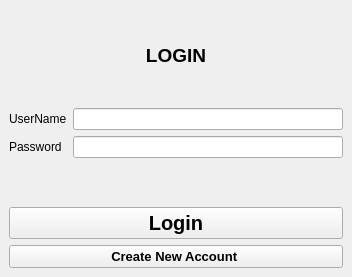
<?xml version="1.0" encoding="UTF-8"?>
<ui version="4.0">
 <class>MainWindow</class>
 <widget class="QMainWindow" name="MainWindow">
  <property name="geometry">
   <rect>
    <x>0</x>
    <y>0</y>
    <width>352</width>
    <height>277</height>
   </rect>
  </property>
  <property name="windowTitle">
   <string>MainWindow</string>
  </property>
  <widget class="QWidget" name="centralwidget">
   <property name="enabled">
    <bool>true</bool>
   </property>
   <layout class="QVBoxLayout" name="verticalLayout_2">
    <item>
     <layout class="QVBoxLayout" name="verticalLayout">
      <item>
       <widget class="QLabel" name="LOGINHeader">
        <property name="font">
         <font>
          <family>Arial</family>
          <pointsize>15</pointsize>
          <weight>75</weight>
          <bold>true</bold>
         </font>
        </property>
        <property name="autoFillBackground">
         <bool>false</bool>
        </property>
        <property name="text">
         <string>&lt;html&gt;&lt;head/&gt;&lt;body&gt;&lt;p align=&quot;center&quot;&gt;&lt;span style=&quot; font-size:14pt;&quot;&gt;LOGIN&lt;/span&gt;&lt;/p&gt;&lt;/body&gt;&lt;/html&gt;</string>
        </property>
       </widget>
      </item>
      <item>
       <layout class="QFormLayout" name="inputForm">
        <item row="0" column="0">
         <widget class="QLabel" name="usernameLabel">
          <property name="text">
           <string>UserName</string>
          </property>
         </widget>
        </item>
        <item row="0" column="1">
         <widget class="QLineEdit" name="usernameInput"/>
        </item>
        <item row="1" column="0">
         <widget class="QLabel" name="passwordLabel">
          <property name="text">
           <string>Password</string>
          </property>
         </widget>
        </item>
        <item row="1" column="1">
         <widget class="QLineEdit" name="passwordInput"/>
        </item>
       </layout>
      </item>
      <item>
       <widget class="QPushButton" name="LoginButton">
        <property name="font">
         <font>
          <family>Segoe UI</family>
          <pointsize>15</pointsize>
          <weight>75</weight>
          <bold>true</bold>
         </font>
        </property>
        <property name="text">
         <string>Login</string>
        </property>
       </widget>
      </item>
      <item>
       <widget class="QPushButton" name="newAccountButton">
        <property name="font">
         <font>
          <family>Arial</family>
          <pointsize>10</pointsize>
          <weight>75</weight>
          <bold>true</bold>
         </font>
        </property>
        <property name="text">
         <string>Create New Account </string>
        </property>
       </widget>
      </item>
     </layout>
    </item>
   </layout>
  </widget>
 </widget>
 <resources/>
 <connections/>
</ui>
